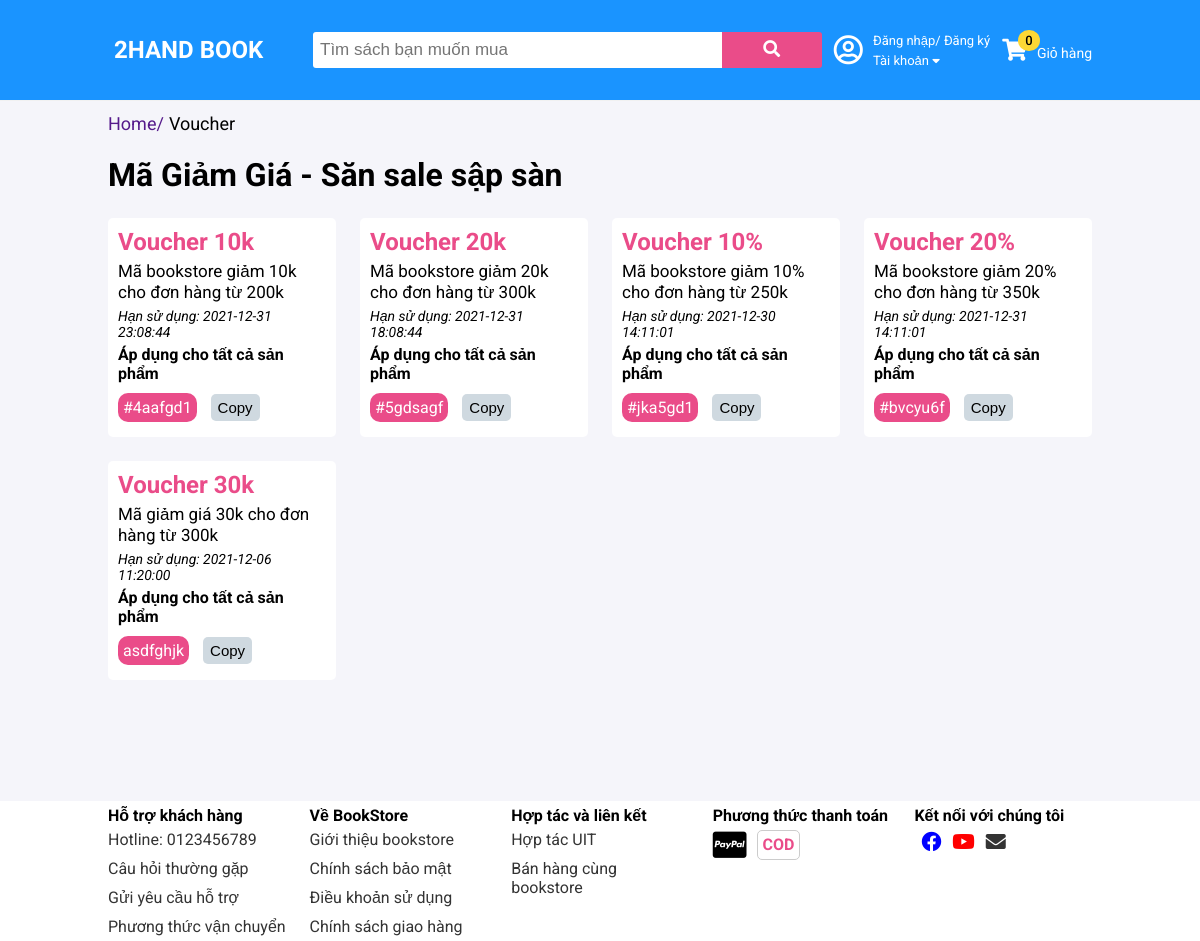
The app's page /discount with its own data.
### tables this page shows
CREATE TABLE `discount` (
  `discount_id` int(11) NOT NULL,
  `discount_percent` float DEFAULT NULL,
  `discount_number` float DEFAULT NULL,
  `name` varchar(128) DEFAULT NULL,
  `description` text DEFAULT NULL,
  `min_order` float DEFAULT NULL,
  `code` varchar(25) DEFAULT NULL,
  `quantity` int(11) DEFAULT NULL,
  `current_use` int(11) DEFAULT 0,
  `discount_type` varchar(15) DEFAULT NULL,
  `discount_date` datetime DEFAULT current_timestamp(),
  `discount_expire` datetime DEFAULT NULL,
  `enable` tinyint(4) DEFAULT NULL
);

### controllers/BaseController.php (called while the page is built, shortened)
<?php
class BaseController {
    protected function view($path, array $data = []) {
        $path = self::BASE_FOLDER_VIEW . '/' . str_replace('.', '/', $path) . '.php';
        return include($path);
    }
}

### controllers/DiscountController.php (called while the page is built, shortened)
<?php
class DiscountController extends BaseController {
    private $discountModel;
    public function __construct() {
        $this->discountModel = new DiscountModel();
    }
    public function index() {
        $vouchers = $this->discountModel->getAll();
        return $this->view('frontend.discounts.coupon', ['vouchers' => $vouchers]);
    }
}

### index.php (called while the page is built, shortened)
<?php
include './core/Database.php';
include './models/BaseModel.php';
include './controllers/BaseController.php';
$actionName = $_REQUEST['action'] ?? 'index';
$controllerObject = new $controllerName;
$controllerObject->$actionName();

### core/Database.php (called while the page is built, shortened)
<?php
class Database {
    public function connect() {
        $host = self::HOST;
        $username = self::USERNAME;
        $password = self::PASSWORD;
        $dbname = self::DB_NAME;
        try {
            $connect = new PDO("mysql:host=$host;dbname=$dbname", $username, $password);
            $connect->setAttribute(PDO::ATTR_ERRMODE, PDO::ERRMODE_EXCEPTION);
            $connect->setAttribute(PDO::ATTR_DEFAULT_FETCH_MODE, PDO::FETCH_ASSOC);
            return $connect;
        } catch (PDOException $e) {
            echo "Connection failed: " . $e->getMessage();
        }
    }
}

### models/BaseModel.php (called while the page is built, shortened)
<?php
class BaseModel extends Database {
    protected $db;
    public function __construct() {
        $this->db = $this->connect();
    }
    public function all($table, $select, $orderBy, $limit) {
        $field = implode(',', $select);
        $orderField = 'order by ';
        $orderBy ? $orderField .= implode(', ', $orderBy) : $orderField = '';
        $sql = "select $field from $table $orderField limit $limit";
        $result = $this->db->query($sql);
        $data = [];
        while ($row = $result->fetch()) {
            $data[] = $row;
        }
        return $data;
    }
}

### models/DiscountModel.php (called while the page is built, shortened)
<?php
class DiscountModel extends BaseModel {
    public function getAll($select = ['*'], $orderBy = [], $limit = 15) {
        return $this->all(self::TABLE, $select, $orderBy, $limit);
    }
}

### views/frontend/discounts/coupon.php (the view, shortened to what this page needs)
<div class="grid wide">
    <div class="row">
        <div class="col l-12">
            <div class="breadcrumb">
                <ul>
                    <li class="breadcrumb-item"><a href="">Home/</a></li>
                    <li class="breadcrumb-item">Voucher</li>
                </ul>
            </div>
        </div>
    </div>
    <div class="row container">
        <div class="col l-12">
            <h1>Mã Giảm Giá - Săn sale sập sàn</h1>
        </div>
        <?php foreach ($vouchers as $voucher) : ?>
            <div class="col l-3">
                <div class="voucher-item">
                    <h2 class="voucher-item__name"><?php echo $voucher['name'] ?></h2>
                    <p class="voucher-item__title"><?php echo $voucher['description'] ?></p>
                    <p class="voucher-item__expire">Hạn sử dụng: <?php echo $voucher['discount_expire'] ?></p>
                    <p class="voucher-item__body">Áp dụng cho tất cả sản phẩm</p>
                    <p class="voucher-item__code"><?php echo $voucher['code'] ?></p>
                    <button class="voucher-item__button">Copy</button>
                </div>
            </div>
        <?php endforeach ?>
    </div>
</div>

### public/frontend/css/grid.css (style rules this page uses)
.grid { width: 100%; display: block; padding: 0; }
.grid.wide { max-width: 1200px; margin: 0 auto; }
.row { display: flex; flex-wrap: wrap; margin-left: -4px; margin-right: -4px; }
.col { padding-left: 4px; padding-right: 4px; }
@media (min-width: 740px) { .row { margin-left: -8px; margin-right: -8px; } }
@media (min-width: 740px) { .col { padding-left: 8px; padding-right: 8px; } }
@media (min-width: 1113px) { .row { margin-left: -12px; margin-right: -12px; } }
@media (min-width: 1113px) { .col { padding-left: 12px; padding-right: 12px; } }
@media (min-width: 1113px) { .l-1, .l-2, .l-2-4, .l-3, .l-4, .l-5, .l-6, .l-7, .l-8, .l-9, .l-10, .l-11, .l-12 { display: block; } }
@media (min-width: 1113px) { .l-3 { flex: 0 0 25%; max-width: 25%; } }
@media (min-width: 1113px) { .l-12 { flex: 0 0 100%; max-width: 100%; } }
@media (min-width: 1024px) and (max-width: 1239px) { .wide { width: 984px; } }
@media (min-width: 1024px) and (max-width: 1239px) { .wide .row { margin-left: -12px; margin-right: -12px; } }
@media (min-width: 1024px) and (max-width: 1239px) { .wide .col { padding-left: 12px; padding-right: 12px; } }
@media (min-width: 1024px) and (max-width: 1239px) { .wide .l-1, .wide .l-2, .wide .l-2-4, .wide .l-3, .wide .l-4, .wide .l-5, .wide .l-6, .wide .l-7, .wide .l-8, .wide .l-9, .wide .l-10, .wide .l-11, .wide .l-12 { display: block; } }
@media (min-width: 1024px) and (max-width: 1239px) { .wide .l-3 { flex: 0 0 25%; max-width: 25%; } }
@media (min-width: 1024px) and (max-width: 1239px) { .wide .l-12 { flex: 0 0 100%; max-width: 100%; } }

### public/frontend/css/base.css (style rules this page uses)
:root { --text-color: #333; --white-color: #fff; --main-color: #ea4c89; --button-color: #ff434e; --star-color: #ffd52e; --success-color: #00ab56; }
* { padding: 0; margin: 0; box-sizing: inherit; }
html { font-family: "Roboto", sans-serif; box-sizing: border-box; }

### public/frontend/css/style.css (style rules this page uses)
.breadcrumb { padding: 12px 0; }
.breadcrumb ul { list-style: none; display: flex; font-size: 18px; }
.breadcrumb-item a { text-decoration: none; }
.breadcrumb-item + .breadcrumb-item { margin-left: 5px; }
.container { padding-top: 10px; }
.voucher-item { background-color: var(--white-color); margin-top: 24px; padding: 10px; border-radius: 5px; }
.voucher-item p { margin: 5px 0; }
.voucher-item__name { color: var(--main-color); }
.voucher-item__title { font-size: 17px; }
.voucher-item__expire { font-size: 14px; font-style: italic; }
.voucher-item__body { font-weight: bolder; }
.voucher-item__code { display: inline-block; padding: 5px; background-color: var(--main-color); filter: blur(50%); border-radius: 10px; color: var(--white-color); }
.voucher-item__button { font-size: 15px; margin-left: 10px; cursor: pointer; background-color: #cfd9e0; outline: none; border: none; padding: 5px 7px; border-radius: 5px; transition: all linear 0.2s; }

### records on screen
discount: name "Voucher 10k", description "Mã bookstore giảm 10k cho đơn hàng từ 200k", discount_expire "2021-12-31 23:08:44", code "#4aafgd1"
discount: name "Voucher 20k", description "Mã bookstore giảm 20k cho đơn hàng từ 300k", discount_expire "2021-12-31 18:08:44", code "#5gdsagf"
discount: name "Voucher 10%", description "Mã bookstore giảm 10% cho đơn hàng từ 250k", discount_expire "2021-12-30 14:11:01", code "#jka5gd1"
discount: name "Voucher 20%", description "Mã bookstore giảm 20% cho đơn hàng từ 350k", discount_expire "2021-12-31 14:11:01", code "#bvcyu6f"
discount: name "Voucher 30k", description "Mã giảm giá 30k cho đơn hàng từ 300k", discount_expire "2021-12-06 11:20:00", code "asdfghjk"
